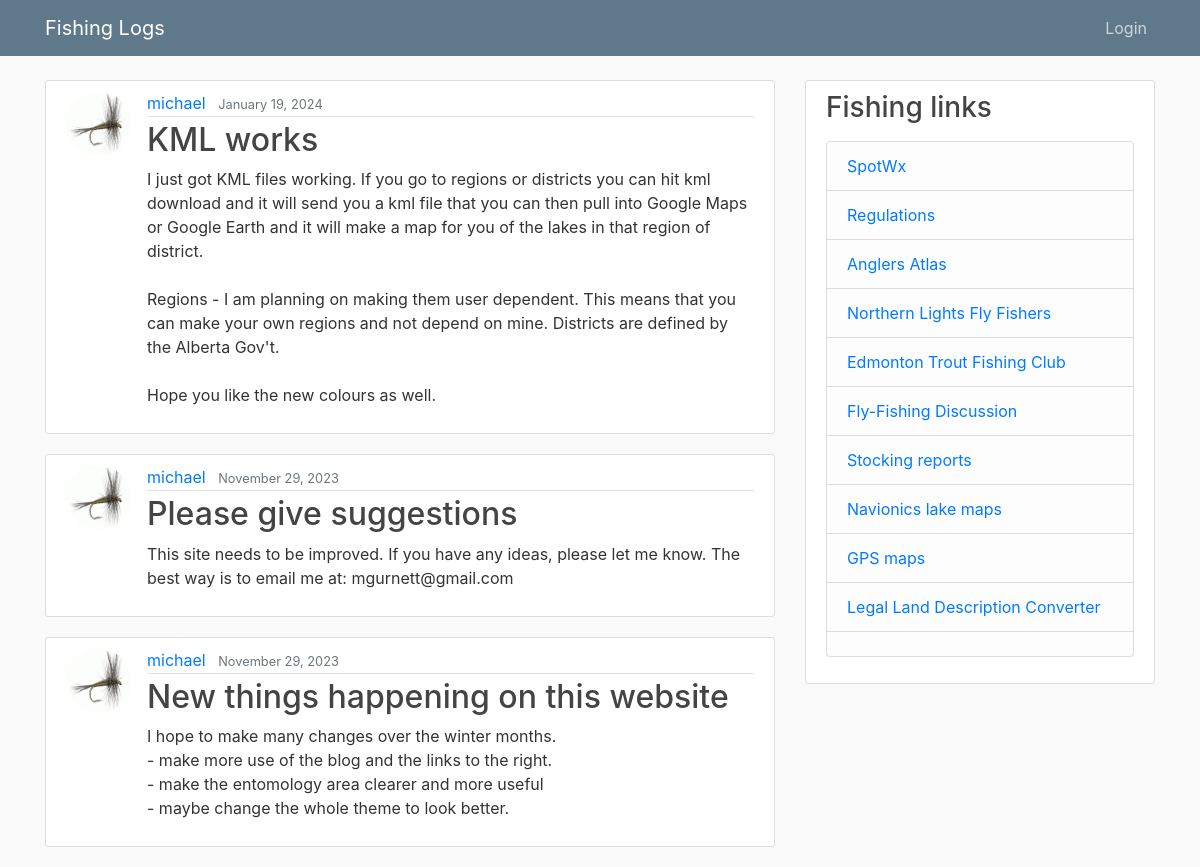
Page /blog/ on the earlier database version.
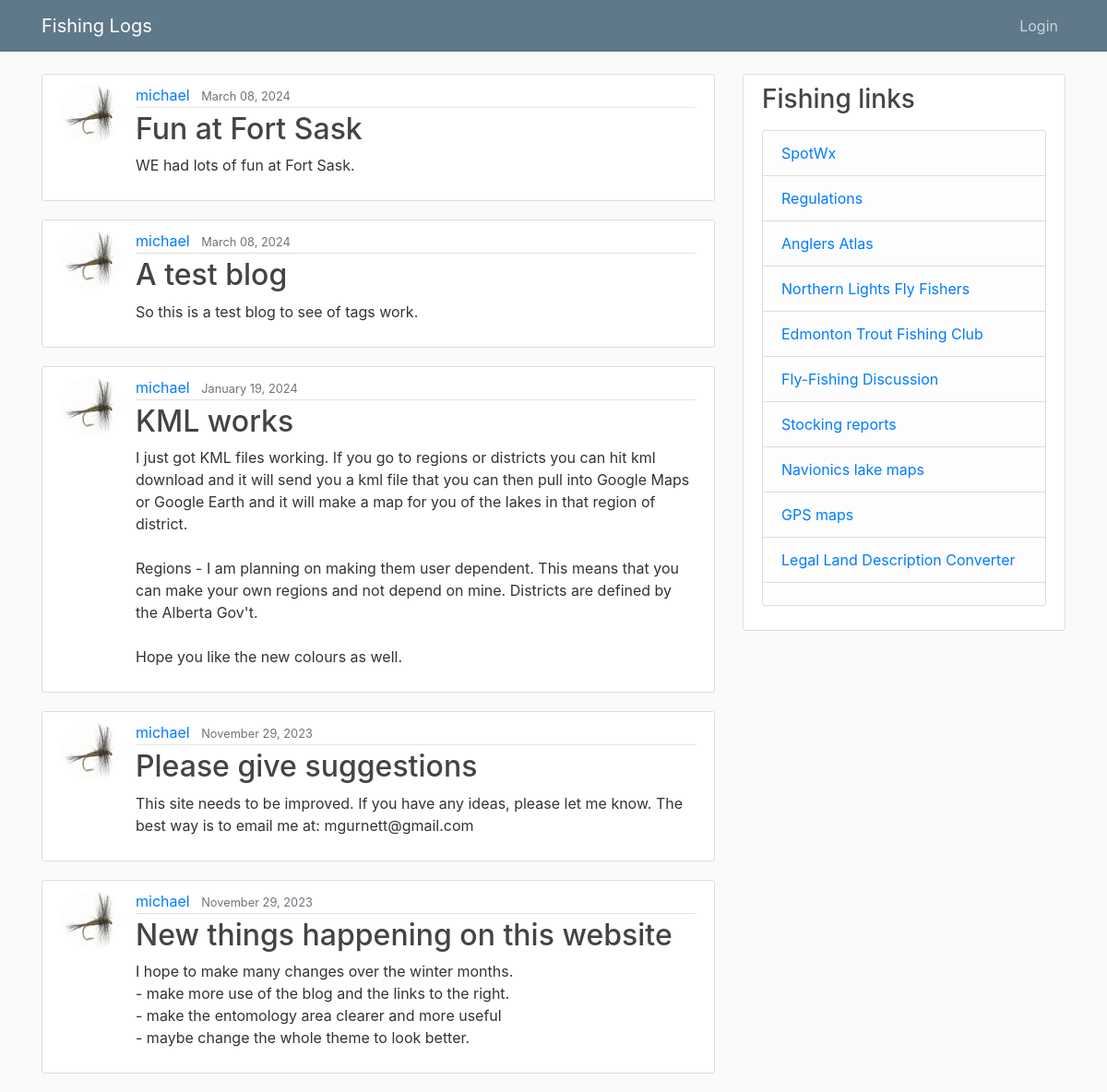
Same page on the later database version.
### blog/models.py (models this page shows, shortened)
class Post(models.Model):
    title = models.CharField(max_length=100)
    content = RichTextField (blank=True, null=True)
    date_posted = models.DateTimeField(default=timezone.now)
    author = models.ForeignKey(User, on_delete=models.CASCADE)
    tags = TaggableManager(blank=True)

### users/models.py (models this page shows, shortened)
class Profile(models.Model):
    user = models.OneToOneField(User, on_delete=models.CASCADE)
    image = models.ImageField(default='default.jpg', upload_to='profile_pics')

### blog/views.py (the view)
# urls.py: path('', PostListView.as_view(), name='blog-home'),
class PostListView(ListView):
    model = Post
    template_name = 'blog/home.html'  # <app>/<model>_<viewtype>.html
    context_object_name = 'posts'
    ordering = ['-date_posted']
    paginate_by = 5

### blog/templates/blog/home.html (shortened to what this page needs)
{% extends "blog/base.html" %}
{% block content %}
    {% for post in posts %}
        <article class="media content-section">
          <img class="rounded-circle article-img" src="{{ post.author.profile.image.url }}">
          <div class="media-body">
            <div class="article-metadata">
              <a class="mr-2" href="{% url 'user-posts' post.author.username %}">{{ post.author }}</a>
              <small class="text-muted">{{ post.date_posted|date:"F d, Y" }}</small>
            </div>
            <h2><a class="article-title" href="{% url 'post-detail' post.id %}">{{ post.title }}</a></h2>
            <p class="article-content">{{ post.content }}</p>
          </div>
        </article>
    {% endfor %}
{% endblock content %}

### blog/templates/blog/base.html (shortened to what this page needs)
{% load static %}
<!DOCTYPE html>
<html>
<head>
    <link rel="stylesheet" href="https://maxcdn.bootstrapcdn.com/bootstrap/4.0.0/css/bootstrap.min.css">
    <link rel="stylesheet" type="text/css" href="{% static 'blog/main.css' %}">
</head>
<body>
    <header class="site-header">
      <nav class="navbar navbar-expand-md navbar-dark bg-steel fixed-top">
        <div class="container">
          <a class="navbar-brand mr-4" href="{% url 'catch_home' %}">Fishing Logs</a>
          <div class="collapse navbar-collapse" id="navbarToggle">
            <div class="navbar-nav">
              {% if user.is_authenticated %}
                <a class="nav-item nav-link" href="{% url 'blog-home' %}"><b>BLOG</b></a>
                <a class="nav-item nav-link" href="{% url 'post-create' %}">New Post</a>
                <a class="nav-item nav-link" href="{% url 'profile' %}">Profile</a>
                <a class="nav-item nav-link" href="{% url 'logout' %}">Logout</a>
                <a class="nav-item nav-link" href="{% url 'admin:index' %}">ADMIN</a>
              {% else %}
                <a class="nav-item nav-link" href="{% url 'login' %}">Login</a>
              {% endif %}
            </div>
          </div>
        </div>
      </nav>
    </header>
    <main role="main" class="container">
      <div class="row">
        <div class="col-md-8">
          {% block content %}{% endblock %}
        </div>
        <div class="col-md-4">
          <div class="content-section">
            <h3>Fishing links</h3>
            <p class='text-muted'>
              <ul class="list-group">
                <li class="list-group-item list-group-item-light"><a href="https://spotwx.com" target="_blank" >SpotWx</a></li>
                <li class="list-group-item list-group-item-light"><a href="https://albertaregulations.ca/fishingregs/index.html" target="_blank" >Regulations</a></li>
                <li class="list-group-item list-group-item-light"><a href="https://www.anglersatlas.com/place/387223/alberta" target="_blank" >Anglers Atlas</a></li>
                <li class="list-group-item list-group-item-light"><a href="https://www.nlft.org/" target="_blank" >Northern Lights Fly Fishers</a></li>
                <li class="list-group-item list-group-item-light"><a href="https://www.edmontontrout.ca/" target="_blank" >Edmonton Trout Fishing Club</a></li>
                <li class="list-group-item list-group-item-light"><a href="http://www.outdoorsmenforum.ca/forumdisplay.php?f=101" target="_blank" >Fly-Fishing Discussion</a></li>
                <li class="list-group-item list-group-item-light"><a href="https://open.alberta.ca/publications/fish-stocking-list" target="_blank" >Stocking reports</a></li>
                <li class="list-group-item list-group-item-light"><a href="https://webapp.navionics.com/?lang=en#boating@8&key=m%7BwiI~gbmT" target="_blank" >Navionics lake maps</a></li>
                <li class="list-group-item list-group-item-light"><a href="https://fishing-app.gpsnauticalcharts.com/i-boating-fishing-web-app/fishing-marine-charts-navigation.html?title=Cow+Lake+boating+app#10.26/53.8607/-114.2421" target="_blank" >GPS maps</a></li>
                <li class="list-group-item list-group-item-light"><a href="https://www.legallandconverter.com/" target="_blank" >Legal Land Description Converter</a></li>
                <li class="list-group-item list-group-item-light"><a href="" target="_blank" ></a></li>
              </ul>
            </p>
          </div>
        </div>
      </div>
    </main>
</body>
</html>

### static/blog/main.css (style rules this page uses)
body { background: #fafafa; color: #333333; margin-top: 5rem; }
h1, h2, h3, h4, h5, h6 { color: #444444; }
ul { margin: 0; }
.bg-steel { background-color: #5f788a; }
.site-header .navbar-nav .nav-link { color: #cbd5db; }
.content-section { background: #ffffff; padding: 10px 20px; border: 1px solid #dddddd; border-radius: 3px; margin-bottom: 20px; }
.article-title { color: #444444; }
.article-content { white-space: pre-line; }
.article-img { height: 65px; width: 65px; margin-right: 16px; }
.article-metadata { padding-bottom: 1px; margin-bottom: 4px; border-bottom: 1px solid #e3e3e3 }

Differences in the rows shown:
added Post: author.profile.image (placeholder picture), author "michael", date_posted "March 08, 2024", title "Fun at Fort Sask", content "WE had lots of fun at Fort Sask."
added Post: author.profile.image (placeholder picture), author "michael", date_posted "March 08, 2024", title "A test blog", content "So this is a test blog to see of tags work."
